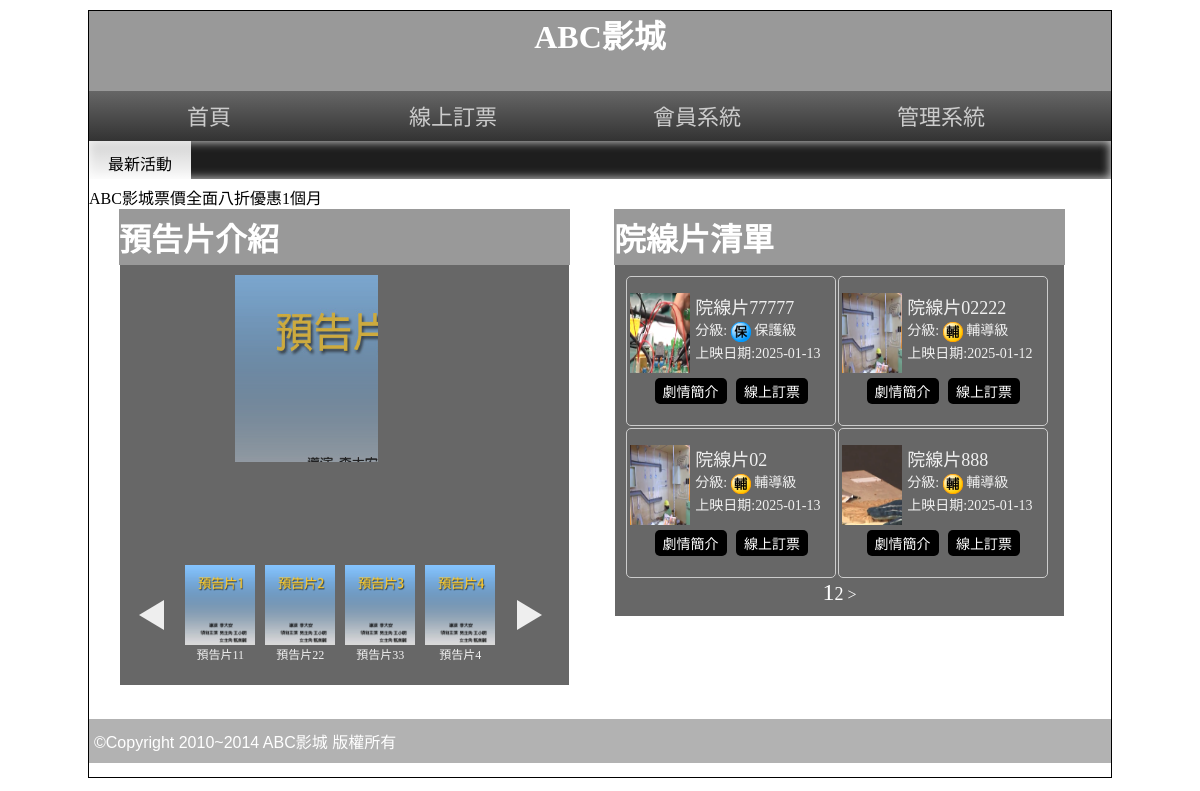
The page / on the database its author committed.
### tables this page shows
CREATE TABLE `posters` (
  `id` int(10) UNSIGNED NOT NULL,
  `name` text NOT NULL,
  `img` text NOT NULL,
  `sh` int(1) UNSIGNED NOT NULL,
  `rank` int(10) UNSIGNED NOT NULL,
  `ani` int(1) UNSIGNED NOT NULL
);

CREATE TABLE `movies` (
  `id` int(10) UNSIGNED NOT NULL,
  `name` text NOT NULL,
  `level` int(1) UNSIGNED NOT NULL,
  `length` int(3) UNSIGNED NOT NULL,
  `ondate` date NOT NULL,
  `publish` text NOT NULL,
  `director` text NOT NULL,
  `trailer` text NOT NULL,
  `poster` text NOT NULL,
  `intro` text NOT NULL,
  `sh` int(1) UNSIGNED NOT NULL,
  `rank` int(10) UNSIGNED NOT NULL
);

### api/db.php (called while the page is built, shortened)
<?php
class DB{
    protected $dsn="mysql:host=localhost;charset=utf8;dbname=db19";
    protected $pdo;
    protected $table;
    function __construct($table){
        $this->table=$table;
        $this->pdo=new PDO($this->dsn,'root','');
    }
    function all(...$arg){
        $sql="SELECT * FROM $this->table ";
        if(!empty($arg[0])){
            if(is_array($arg[0])){
                $where=$this->a2s($arg[0]);
                $sql=$sql . " WHERE ". join(" && ",$where);
            }else{
                $sql .= $arg[0];
            }
        }
        if(!empty($arg[1])){
            $sql=$sql . $arg[1];
        }
        return $this->fetchAll($sql);
    }
    function a2s($array){
        $tmp=[];
        foreach($array as $key => $value){
            $tmp[]="`$key`='$value'";
        }
        return $tmp;
    }
    function count($where=[]){
        return $this->math('count','*',$where);
    }
    protected function fetchAll($sql){
        return $this->pdo->query($sql)->fetchAll(PDO::FETCH_ASSOC);
    }
     protected function math($math,$col='id',$where=[]){
        $sql="SELECT $math($col) FROM $this->table";
        if(!empty($where)){
            $tmp=$this->a2s($where);
            $sql=$sql . " WHERE " . join(" && ", $tmp);
        }
        return $this->pdo->query($sql)->fetchColumn();
    }
}
$Poster=new DB('posters');
$Movie=new DB('movies');

### front/main.php (the view, shortened to what this page needs)
<div class="half" style="vertical-align:top;">
    <h1>預告片介紹</h1>
    <div class="rb tab" style="width:95%;">
        <div class="poster-block">
            <div class="lists">
                <?php
                    $posters=$Poster->all(['sh'=>1]," order by rank");
                    foreach($posters as $idx => $poster):
                ?>
                <div class="poster" data-ani="<?=$poster['ani'];?>">
                    <img src="./upload/<?=$poster['img'];?>" alt="">
                </div>
                <?php
                    endforeach;
                ?>
            </div>
            <div class="controls">
                <div class='left'></div>
                <div class='icons'>
                    <?php
                        foreach($posters as $idx => $poster):
                    ?>
                    <div class="icon">
                        <img src="./upload/<?=$poster['img'];?>">
                        <div><?=$poster['name'];?></div>
                    </div>
                    <?php endforeach;?>
                </div>
                <div class='right'></div>
            </div>
        </div>
    </div>
</div>
<div class="half">
    <h1>院線片清單</h1>
    <?php
    $today=date("Y-m-d");
    $ondate=date("Y-m-d",strtotime("-2 days"));
    $all=$Movie->count(['sh'=>1]," AND ondate BETWEEN '$ondate' AND '$today'");
    $div=4;
    $pages=ceil($all/$div);
    $now=$_GET['p']??1;
    $start=($now-1)*$div;
    $rows=$Movie->all(['sh'=>1]," AND ondate BETWEEN '$ondate' AND '$today' order by rank limit $start,$div");
    ?>
    <div class="rb tab" style="width:95%;">
        <div style="display:flex;flex-wrap:wrap">
            <?php
            foreach($rows as $row):
            ?>
            <div class='movie-item'>
                <div style="width:65px;">
                    <a href="?do=intro&id=<?=$row['id'];?>">
                        <img src="./upload/<?=$row['poster'];?>" style="width:60px;height:80px;">
                    </a>
                </div>
                <div style="width:calc(100% - 65px);">
                    <div style="font-size:18px;"><?=$row['name'];?></div>
                    <div>分級:
                        <img src="./icon/03C0<?=$row['level'];?>.png" style="width:20px;vertical-align:middle">
                        <?=$Movie::$level[$row['level']];?></div>
                    <div>上映日期:<?=$row['ondate'];?></div>
                </div>
                <div style="width:100%;" class="ct">
                    <button onclick="location.href='?do=intro&id=<?=$row['id'];?>'">劇情簡介</button>
                    <button onclick="location.href='?do=order&id=<?=$row['id'];?>'">線上訂票</button>
                </div>
            </div>
            <?php
            endforeach;
            ?>
        </div>
        <div class="ct a">
            <?php
                for($i=1;$i<=$pages;$i++){
                    $fontsize=($i==$now)?'24px':'18px';
                    echo "<a href='?p=$i' style='font-size:$fontsize'>$i</a>";
                }
                if(($now+1)<=$pages){
                    echo "<a href='?p=".($now+1)."' > > </a>";
                }
            ?>
        </div>
    </div>
</div>

### index.php (shortened to what this page needs)
<?php include_once "api/db.php"; ?>
<!DOCTYPE html PUBLIC "-//W3C//DTD XHTML 1.0 Transitional//EN" "http://www.w3.org/TR/xhtml1/DTD/xhtml1-transitional.dtd">
<html xmlns="http://www.w3.org/1999/xhtml">
<head>
<link rel="stylesheet" href="css/css.css">
</head>
<body>
<div id="main">
  <div id="top" class="ct" style=" background:#999 center; background-size:cover; " title="替代文字">
    <h1 style="margin:0;padding:0">ABC影城</h1>
  </div>
  <div id="top2">
    <a href="index.php">首頁</a>
    <a href="?do=order">線上訂票</a>
    <a href="#">會員系統</a>
    <a href="back.php">管理系統</a>
</div>
  <div id="text"> <span class="ct">最新活動</span>
    <marquee direction="right">
    ABC影城票價全面八折優惠1個月
    </marquee>
  </div>
  <div id="mm">
  <?php
    $do=$_GET['do']??'main';
    $file="./front/$do.php";
    if(file_exists($file)){
      include $file;
    }else{
      include "./front/main.php";
    }
  ?>
  </div>
  <div id="bo"> ©Copyright 2010~2014 ABC影城 版權所有 </div>
</div>
</body>
</html>

### css/css.css (style rules this page uses)
body { background:url(../icon/b.png); font-family:微軟正黑體; }
h1,h2,h3,h4 { margin:0; padding:5px 0; background: #999; color: white; }
input[type='button'],input[type='submit'],input[type='reset'],button,.button { min-width:35px; min-height:20px; background:#000; color:#fff; border:none; cursor:pointer; font-size:14px; text-decoration:none; margin:5px 3px; padding:3px 8px; border-radius: 5px; }
#main { width:1022px; min-height:766px; border:#000 1px solid; margin:10px auto 10px auto; }
#top { display:block; height:80px; }
#top2 { display:block; height:50px; background: -webkit-linear-gradient(top,#666,#333); background: -ms-linear-gradient(top,#666,#333); background: -moz-linear-gradient(top,#666,#333); background: linear-gradient(top,#666,#333); }
#top2 a { display:inline-block; width:200px; padding:12px 20px 12px 20px; text-align:center; color:#ccc; text-decoration:none; font:normal 22px/26px Open Sans,'微軟正黑體'; transition:all ease-in .3s; }
#text { display:block; height:38px; box-shadow:#CCC 0px 0px 10px 1px inset; background-color: #1e1e1e; }
#text span { width:10%; display:inline-block; padding:10px 0px 10px 0px; vertical-align:top; background: -ms-linear-gradient(top,rgba(255,255,255,0.8),rgba(255,255,255,1)); background: -webkit-linear-gradient(top,rgba(255,255,255,0.8),rgba(255,255,255,1)); background: -moz-linear-gradient(top,rgba(255,255,255,0.8),rgba(255,255,255,1)); background: linear-gradient(top,rgba(255,255,255,0.8),rgba(255,255,255,1)); }
#mm { padding:10px; min-height:520px; }
#bo { padding:10px 5px 10px 5px; min-height:20px; display:block; color:#FFF; font-family:Arial, Helvetica, sans-serif,'微軟正黑體'; font-weight:500; background:rgba(0,0,0,0.3); }
.ct { text-align:center; }
.half { width:45%; display:inline-block; padding:2%; }
.rb { background:rgba(39,39,39,0.7); color:rgba(255,255,255,0.9); }
.tab { width:80%; display:block; margin-left:auto; margin-right:auto; min-height:100px; padding:10px; }
.a a { color:#FFF; text-decoration:none; }

### front/main.php (style rules this page uses)
.poster-block * { margin:0; padding:0; font-size:12px; box-sizing:border-box; }
.poster-block { width:420px; height:400px; }
.lists { width:210px; height:280px; margin:auto; position:relative; }
.controls { width:100%; height:100px; margin:10px auto; display:flex; align-items:center; justify-content:space-around; }
.poster { position:absolute; display:none; text-align: center; }
.poster img { display:block; width:210px; height:250px; }
.left ,.right { width:0; border-top:15px solid transparent; border-bottom:15px solid transparent; }
.left { border-right:25px solid #eee; border-left:0; }
.right { border-left:25px solid #eee; border-right:0; }
.icons { width:320px; display:flex; overflow:hidden; position: relative; }
.icon { width:80px; height:100px; flex-shrink:0; text-align: center; position: relative; }
.icon img { width:70px; height:80px; }
.icon div { font-size:12px; }
.movie-item { width: 49%; height: 150px; border: 1px solid #ccc; border-radius: 5px; margin: 0.25%; display: flex; flex-wrap: wrap; padding: 3px; box-sizing: border-box; font-size:14px; align-content:center; }

### rows shown on the page
posters: img (picture), name "預告片11"
posters: img (picture), name "預告片22"
posters: img (picture), name "預告片33"
posters: img (picture), name "預告片4"
movies: poster (picture), name "院線片77777", shows a picture, level "保護級", ondate "2025-01-13"
movies: poster (picture), name "院線片02222", level "輔導級", ondate "2025-01-12"
movies: poster (picture), name "院線片02", level "輔導級", ondate "2025-01-13"
movies: poster (picture), name "院線片888", level "輔導級", ondate "2025-01-13"
